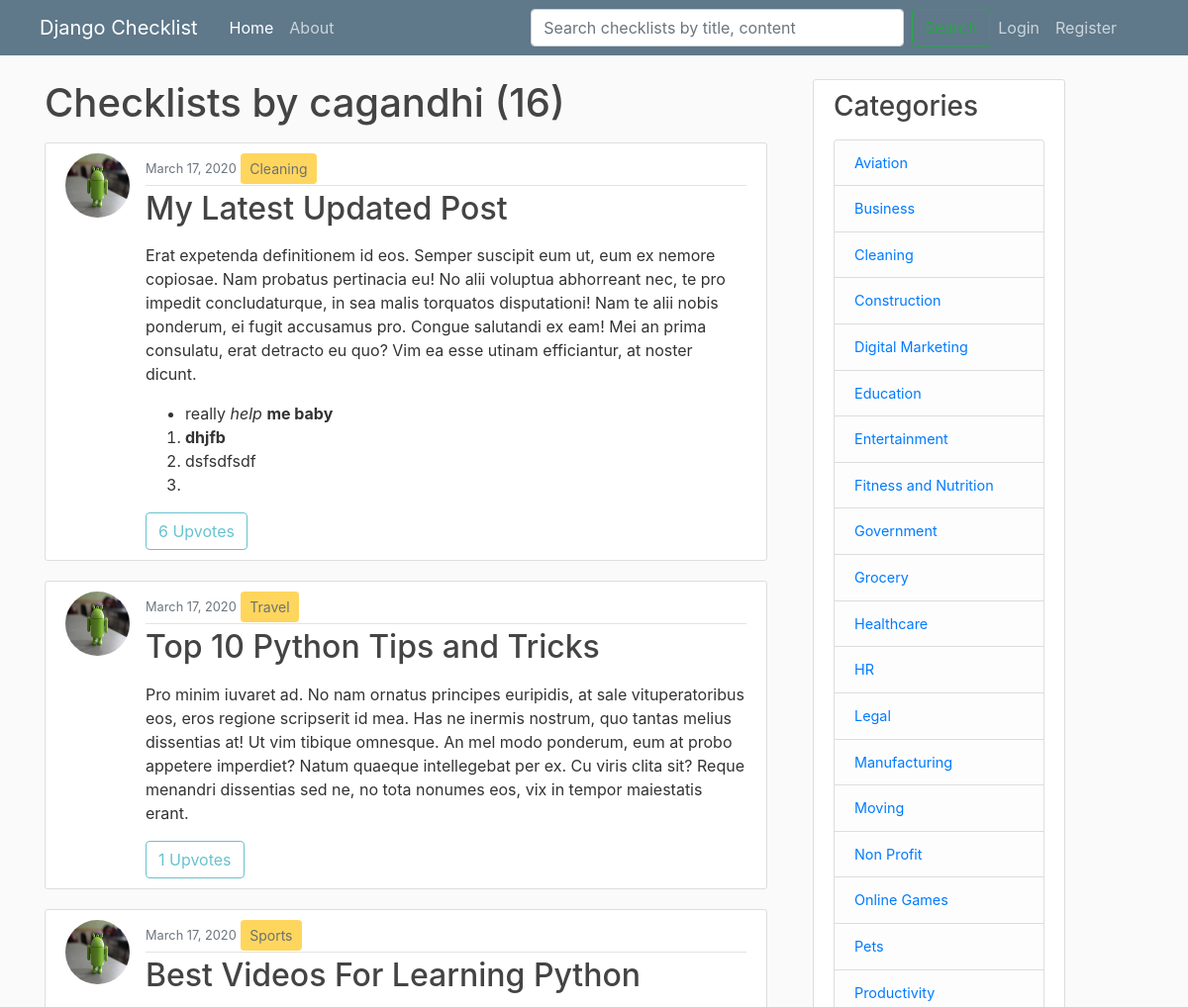
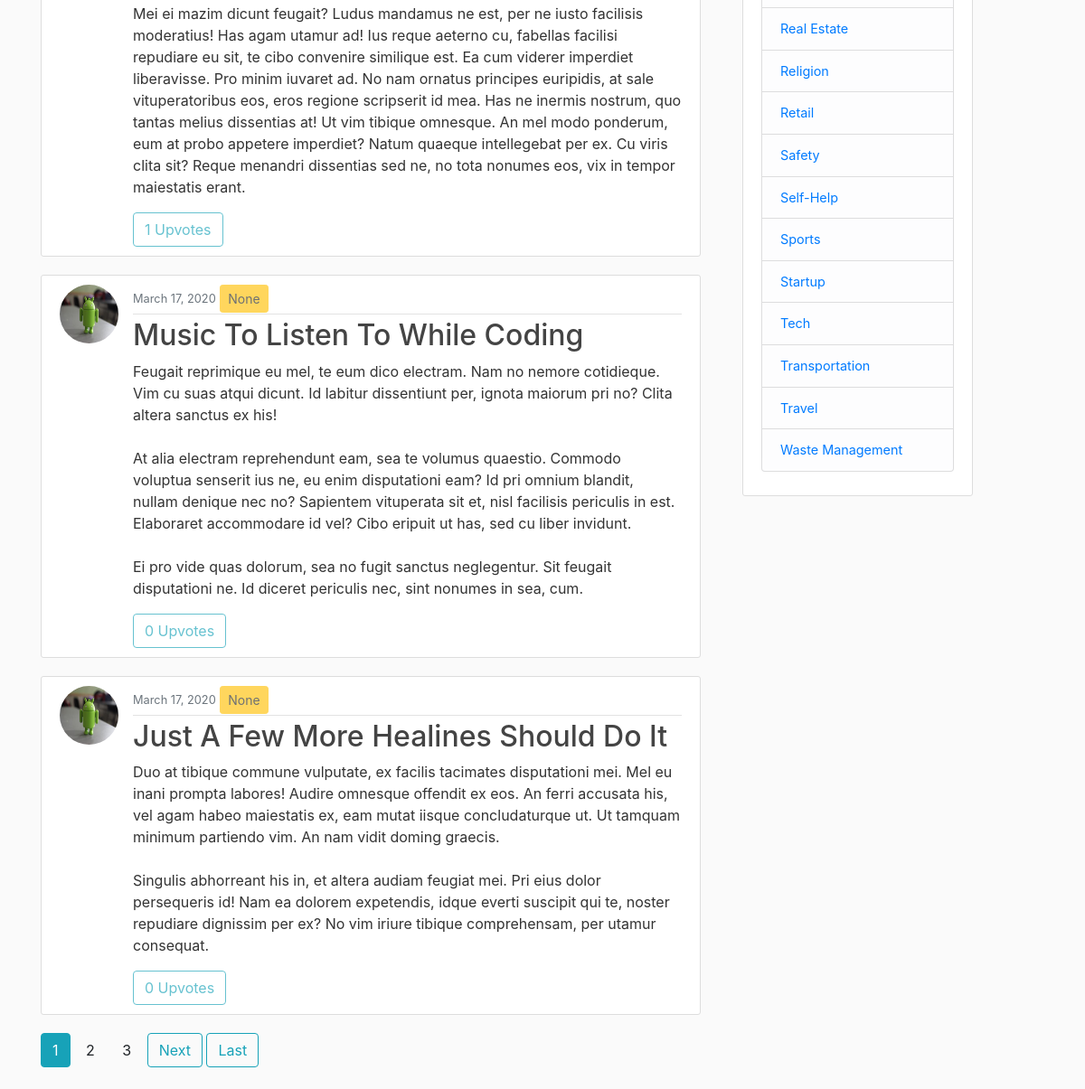
The page /user/cagandhi/ on the database its author committed (2 pictures, top to bottom).
### checklist/models.py (models this page shows, shortened)
class Checklist(models.Model):
	title = models.CharField(max_length=100)
	content = RichTextField()
	date_posted = models.DateTimeField(default=timezone.now)
	author = models.ForeignKey(User, on_delete = models.CASCADE)
	visibility = models.IntegerField(default=0)
	category = models.ForeignKey('Category', null=True, on_delete = models.SET_NULL)

class Category(models.Model):
	name = models.CharField(max_length=30)
	def __str__(self):
		return self.name

### users/models.py (models this page shows, shortened)
class Profile(models.Model):
	user = models.OneToOneField(User, on_delete = models.CASCADE)
	image = models.ImageField(default='default.jpg', upload_to='profile_pics')

### checklist/views.py (the view)
# urls.py: path('user/<str:username>/', UserChecklistListView.as_view(), name='user-checklists'),
class UserChecklistListView(ListView):
	model = Checklist
	template_name = 'checklist/user_checklists.html' # <app_name>/<model>_<viewtype>.html
	paginate_by = 5
	def get_context_data(self, **kwargs):
		context = super(UserChecklistListView, self).get_context_data(**kwargs)
		user = get_object_or_404(User, username=self.kwargs.get('username'))
		upvotes_cnt_list = []
		checklists_var = Checklist.objects.filter(author=user).order_by('-date_posted')
		for checklist in checklists_var:
			upvotes_cnt_list.append(Upvote.objects.filter(checklist=checklist).count())
		checklist_upvotes = zip(checklists_var, upvotes_cnt_list)
		paginator = Paginator(list(checklist_upvotes), self.paginate_by)
		page = self.request.GET.get('page')
		try:
			page_checklist_upvotes = paginator.page(page)
		except PageNotAnInteger:
			page_checklist_upvotes = paginator.page(1)
		except EmptyPage:
			page_checklist_upvotes = paginator.page(paginator.num_pages)
		context['checklist_upvotes'] = page_checklist_upvotes
		context['title'] = 'user'
		context['is_paginated'] = page_checklist_upvotes.has_other_pages
		return context

### checklist/context_processors.py (called while the page is built)
def add_variable_to_context(request):
	return {
		'category_list': Category.objects.all()
	}

### checklist/templates/checklist/user_checklists.html (shortened to what this page needs)
{% extends "checklist/base.html" %}
{% block content %}
	<h1 class="mb-3">Checklists by {{ view.kwargs.username }} ({{ checklist_upvotes.paginator.count }})</h1>
	{% for checklist, uvote in checklist_upvotes %}
		<article class="media content-section">
			<img class="rounded-circle article-img" src="{{ checklist.author.profile.image.url }}">
		  <div class="media-body">
		    <div class="article-metadata">
		      <small class="text-muted">{{ checklist.date_posted|date:'F d, Y' }}</small>
		      <button class="btn btn-sm btn-warning" disabled>{{ checklist.category }}</button>
		    </div>
		    <h2><a class="article-title" href="{% url 'checklist-detail' checklist.id %}">{{ checklist.title }}</a></h2>
		    <p class="article-content">{{ checklist.content|safe }}</p>
		    {% if user.is_authenticated and checklist.author.username != user.username %}
				<a class="btn btn-outline-info" href="{% url 'checklist-upvote' checklist.id %}">Upvote | {{ uvote }}</a>
				<a class="btn btn-outline-info" href="{% url 'checklist-bookmark' checklist.id %}">Bookmark</a>
			{% else %}
				<a class="btn btn-outline-info disabled">{{ uvote }} Upvotes</a>
			{% endif %}
		  </div>
		</article>
	{% endfor %}
	{% if is_paginated %}
		{% for num in checklist_upvotes.paginator.page_range %}
			{% if num == checklist_upvotes.number %}
				<a class="btn btn-info mb-4" href="?page={{ num }}">{{ num }}</a>
			{% elif num > checklist_upvotes.number|add:'-3' and num < checklist_upvotes.number|add:'3' %}
				<a class="btn btn-info-outline mb-4" href="?page={{ num }}">{{ num }}</a>
			{% endif %}
		{% endfor %}
		{% if checklist_upvotes.has_next %}
			<a class="btn btn-outline-info mb-4" href="?page={{ checklist_upvotes.next_page_number }}">Next</a>
			<a class="btn btn-outline-info mb-4" href="?page={{ checklist_upvotes.paginator.num_pages }}">Last</a>
		{% endif %}
	{% endif %}
{% endblock content  %}

### checklist/templates/checklist/base.html (shortened to what this page needs)
{% load static %}
<!DOCTYPE html>
<html>
<head>
    <link rel="stylesheet" href="https://stackpath.bootstrapcdn.com/bootstrap/4.4.1/css/bootstrap.min.css">
    <link rel="stylesheet" type="text/css" href="{% static 'Checklist/main.css' %}">
</head>
<body>
	<header class="site-header">
        <nav class="navbar navbar-expand-md navbar-dark bg-steel fixed-top">
            <div class="navbar-brand mr-4 ml-4">Django Checklist</div>
            <div class="collapse navbar-collapse" id="navbarToggle">
                <ul class="navbar-nav mr-auto">
                  <li class="nav-item active"> <a class="nav-item nav-link" href="{% url 'checklist-home' %}">Home</a> </li>
                  <li class="nav-item"> <a class="nav-item nav-link" href="{% url 'checklist-about' %}">About</a> </li>
                </ul>
                <form class="form-inline mt-2 mt-md-0" action="{% url 'search' %}" method="get" placeholder="Search" aria-label="Search">
                    <input type="text" size="30" maxlength="30" placeholder="Search checklists by title, content" name="q" value="" class="form-control mr-sm-2" id="q">
                    <input type="submit" value="Search" class="btn btn-outline-success my-2 my-sm-0">
                </form>
                <ul class="navbar-nav mr-5">
                    {% if user.is_authenticated %}
                        <li><a class="nav-item nav-link" href="{% url 'checklist-create' %}">New Checklist</a></li>
                        <li class="nav-item dropdown">
                            <a class="nav-link dropdown-toggle" href="#" id="navbarDropdown" role="button" data-toggle="dropdown" aria-haspopup="true" aria-expanded="false"> My Collections </a>
                            <div class="dropdown-menu" aria-labelledby="navbarDropdown">
                                <a class="dropdown-item" href="{% url 'user-checklists' user.username %}">My CheckLists</a>
                                <a class="dropdown-item" href="{% url 'bookmarks' %}">My Bookmarks</a>
                                <a class="dropdown-item" href="{% url 'upvotes' %}">My Upvoted Lists</a>
                            </div>
                        </li>
                        <li class="nav-item dropdown">
                            <a class="nav-link dropdown-toggle" href="#" id="navbarDropdown" role="button" data-toggle="dropdown" aria-haspopup="true" aria-expanded="false"> My Profile </a>
                            <div class="dropdown-menu" aria-labelledby="navbarDropdown">
                                <a class="dropdown-item" href="{% url 'profile' %}">Account Page</a>
                                <a class="dropdown-item" href="{% url 'logout' %}">Logout</a>
                            </div>
                        </li>
                    {% else %}
                        <a class="nav-item nav-link" href="{% url 'login' %}">Login</a>
                        <a class="nav-item nav-link" href="{% url 'register' %}">Register</a>
                    {% endif %}
                </ul>
            </div>
    </nav>
    </header>
	<main role="main" class="container">
      <div class="row">
        <div class="col-md-8">
          {% block content %}{% endblock %}
        </div>
        <div class="col-md-3 ml-3">
          <div class="content-section" style="font-size: 0.9em">
            <h3>Categories</h3>
            <p class='text-muted'>
              <ul class="list-group">
                {% for category in category_list %}
                    <li class="list-group-item list-group-item-light">
                        <a href="{% url 'category' category %}">{{ category }}</a>
                    </li>
                {% endfor %}
              </ul>
            </p>
          </div>
        </div>
      </div>
    </main>
</body>
</html>

### checklist/static/checklist/main.css (style rules this page uses)
body { background: #fafafa; color: #333333; margin-top: 5rem; }
h1, h2, h3, h4, h5, h6 { color: #444444; }
ul { margin: 0; }
.bg-steel { background-color: #5f788a; }
.site-header .navbar-nav .nav-link { color: #cbd5db; }
.content-section { background: #ffffff; padding: 10px 20px; border: 1px solid #dddddd; border-radius: 3px; margin-bottom: 20px; }
.article-title { color: #444444; }
.article-content { white-space: pre-line; }
.article-img { height: 65px; width: 65px; margin-right: 16px; }
.article-metadata { padding-bottom: 1px; margin-bottom: 4px; border-bottom: 1px solid #e3e3e3 }

### rows shown on the page
Checklist: author.profile.image (picture), date_posted "March 17, 2020", category "Cleaning", title "My Latest Updated Post", content "Erat expetenda definitionem id eos. Semper suscipit eum ut, eum ex nemore copiosae. Nam probatus pertinacia eu! No alii voluptua abhorreant nec, te pro impedit concludaturque, in sea malis torquatos disputationi! Nam te alii nobis ponderum, ei fugit accusamus pro. Congue salutandi ex eam! Mei an prima consulatu, erat detracto eu quo? Vim ea esse utinam efficiantur, at noster dicunt. really help me baby dhjfb dsfsdfsdf", uvote "6"
Checklist: author.profile.image (picture), date_posted "March 17, 2020", category "Travel", title "Top 10 Python Tips and Tricks", content "Pro minim iuvaret ad. No nam ornatus principes euripidis, at sale vituperatoribus eos, eros regione scripserit id mea. Has ne inermis nostrum, quo tantas melius dissentias at! Ut vim tibique omnesque. An mel modo ponderum, eum at probo appetere imperdiet? Natum quaeque intellegebat per ex. Cu viris clita sit? Reque menandri dissentias sed ne, no tota nonumes eos, vix in tempor maiestatis erant.", author "1"
Checklist: author.profile.image (picture), date_posted "March 17, 2020", category "Sports", title "Best Videos For Learning Python", content "Mei ei mazim dicunt feugait? Ludus mandamus ne est, per ne iusto facilisis moderatius! Has agam utamur ad! Ius reque aeterno cu, fabellas facilisi repudiare eu sit, te cibo convenire similique est. Ea cum viderer imperdiet liberavisse. Pro minim iuvaret ad. No nam ornatus principes euripidis, at sale vituperatoribus eos, eros regione scripserit id mea. Has ne inermis nostrum, quo tantas melius dissentias at! Ut vim tibique omnesque. An mel modo ponderum, eum at probo appetere imperdiet? Natum quaeque intellegebat per ex. Cu viris clita sit? Reque menandri dissentias sed ne, no tota nonumes eos, vix in tempor maiestatis erant.", author "1"
Checklist: author.profile.image (picture), date_posted "March 17, 2020", category "None", title "Music To Listen To While Coding", content "Feugait reprimique eu mel, te eum dico electram. Nam no nemore cotidieque. Vim cu suas atqui dicunt. Id labitur dissentiunt per, ignota maiorum pri no? Clita altera sanctus ex his! At alia electram reprehendunt eam, sea te volumus quaestio. Commodo voluptua senserit ius ne, eu enim disputationi eam? Id pri omnium blandit, nullam denique nec no? Sapientem vituperata sit et, nisl facilisis periculis in est. Elaboraret accommodare id vel? Cibo eripuit ut has, sed cu liber invidunt. Ei pro vide quas dolorum, sea no fugit sanctus neglegentur. Sit feugait disputationi ne. Id diceret periculis nec, sint nonumes in sea, cum.", visibility "0"
Checklist: author.profile.image (picture), date_posted "March 17, 2020", category "None", title "Just A Few More Healines Should Do It", content "Duo at tibique commune vulputate, ex facilis tacimates disputationi mei. Mel eu inani prompta labores! Audire omnesque offendit ex eos. An ferri accusata his, vel agam habeo maiestatis ex, eam mutat iisque concludaturque ut. Ut tamquam minimum partiendo vim. An nam vidit doming graecis. Singulis abhorreant his in, et altera audiam feugiat mei. Pri eius dolor persequeris id! Nam ea dolorem expetendis, idque everti suscipit qui te, noster repudiare dignissim per ex? No vim iriure tibique comprehensam, per utamur consequat.", visibility "0"
Category: name "Aviation"
Category: name "Business"
Category: name "Cleaning"
Category: name "Construction"
Category: name "Digital Marketing"
Category: name "Education"
Category: name "Entertainment"
Category: name "Fitness and Nutrition"
Category: name "Government"
Category: name "Grocery"
Category: name "Healthcare"
Category: name "HR"
Category: name "Legal"
Category: name "Manufacturing"
Category: name "Moving"
Category: name "Non Profit"
Category: name "Online Games"
Category: name "Pets"
Category: name "Productivity"
Category: name "Real Estate"
Category: name "Religion"
Category: name "Retail"
Category: name "Safety"
Category: name "Self-Help"
Category: name "Sports"
Category: name "Startup"
Category: name "Tech"
Category: name "Transportation"
Category: name "Travel"
Category: name "Waste Management"

### other values the page prints
{{ view.kwargs.username }} "cagandhi"
{{ checklist_upvotes.paginator.count }} "16"
{{ num }} "1"
{{ num }} "2" "3"
